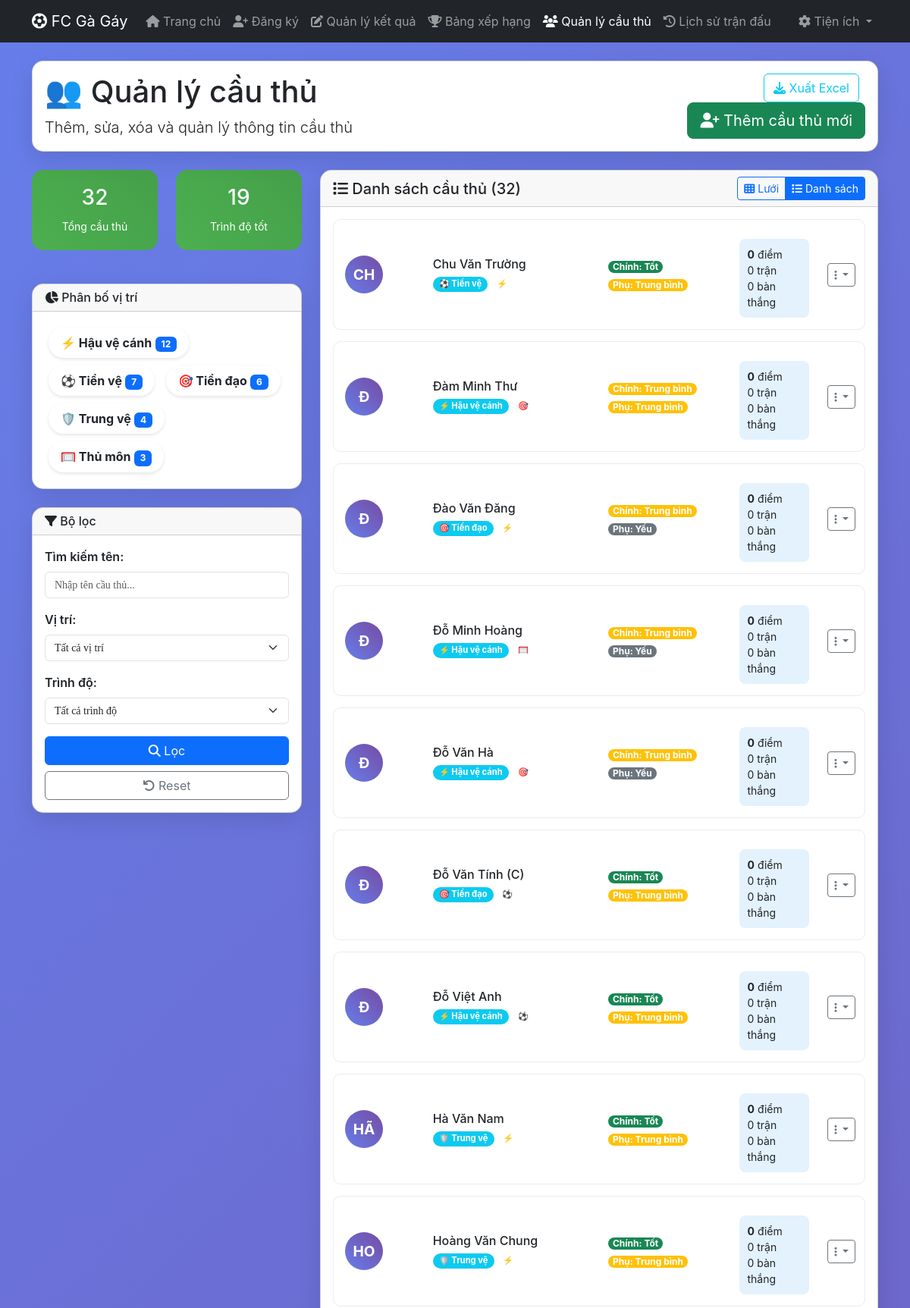
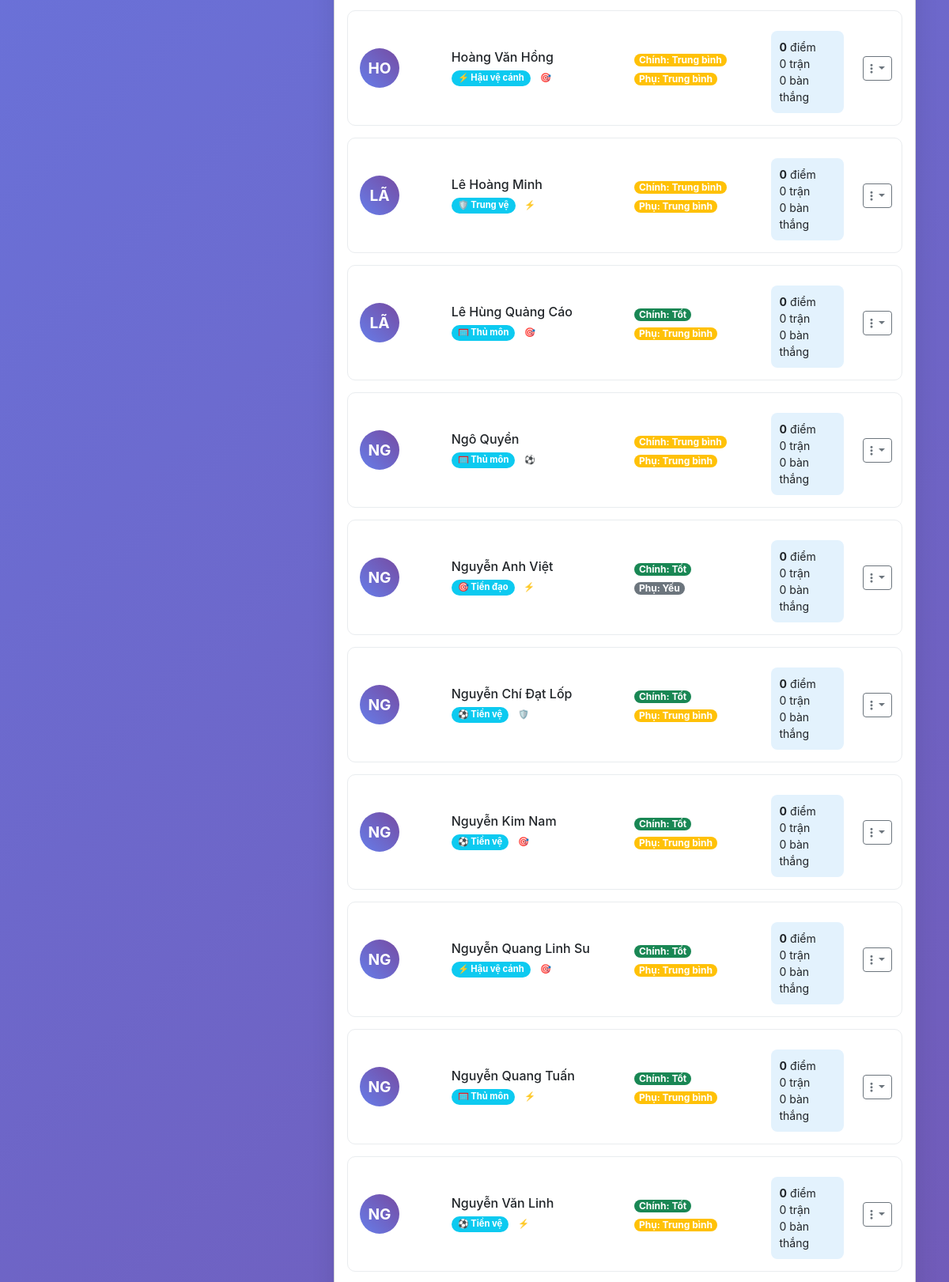
Page /players.php (upper part) on the committed database (2 pictures, top to bottom).
### tables this page shows
CREATE TABLE players (
    id INT AUTO_INCREMENT PRIMARY KEY,
    name VARCHAR(100) NOT NULL,
    main_position ENUM('Thủ môn', 'Trung vệ', 'Hậu vệ cánh', 'Tiền vệ', 'Tiền đạo') NOT NULL,
    secondary_position ENUM('Thủ môn', 'Trung vệ', 'Hậu vệ cánh', 'Tiền vệ', 'Tiền đạo'),
    main_skill ENUM('Tốt', 'Trung bình', 'Yếu') NOT NULL,
    secondary_skill ENUM('Tốt', 'Trung bình', 'Yếu'),
    total_points INT DEFAULT 0,
    total_matches INT DEFAULT 0,
    total_wins INT DEFAULT 0,
    total_goals INT DEFAULT 0,
    total_assists INT DEFAULT 0,
    created_at TIMESTAMP DEFAULT CURRENT_TIMESTAMP,
    updated_at TIMESTAMP DEFAULT CURRENT_TIMESTAMP ON UPDATE CURRENT_TIMESTAMP
);

### config.php (called while the page is built, shortened)
<?php
function formatPosition($position) {
    $positions = [
        'Thủ môn' => '🥅',
        'Trung vệ' => '🛡️',
        'Hậu vệ cánh' => '⚡',
        'Tiền vệ' => '⚽',
        'Tiền đạo' => '🎯'
    ];
    return ($positions[$position] ?? '') . ' ' . $position;
}
function formatSkill($skill) {
    $colors = [
        'Tốt' => 'success',
        'Trung bình' => 'warning',
        'Yếu' => 'secondary'
    ];
    return [
        'text' => $skill,
        'color' => $colors[$skill] ?? 'secondary'
    ];
}
?>

### players.php (the view, shortened to what this page needs)
<?php
require_once 'config.php';
$pdo = DB::getInstance();
$search = $_GET['search'] ?? '';
$whereConditions = [];
$params = [];
$whereClause = empty($whereConditions) ? '' : 'WHERE ' . implode(' AND ', $whereConditions);
$stmt = $pdo->prepare("
    SELECT * FROM players
    $whereClause
    ORDER BY name ASC
");
$stmt->execute($params);
$players = $stmt->fetchAll();
$stmt = $pdo->query("
    SELECT
        COUNT(*) as total_players,
        COUNT(CASE WHEN main_skill = 'Tốt' THEN 1 END) as good_players,
        COUNT(CASE WHEN main_skill = 'Trung bình' THEN 1 END) as average_players,
        COUNT(CASE WHEN main_skill = 'Yếu' THEN 1 END) as weak_players
    FROM players
");
$stats = $stmt->fetch();
$stmt = $pdo->query("
    SELECT main_position, COUNT(*) as count
    FROM players
    GROUP BY main_position
    ORDER BY count DESC
");
$positionStats = $stmt->fetchAll();
?>
<!DOCTYPE html>
<html lang="vi">
<head>
    <link href="https://cdn.jsdelivr.net/npm/bootstrap@5.3.0/dist/css/bootstrap.min.css" rel="stylesheet">
    <link href="https://cdnjs.cloudflare.com/ajax/libs/font-awesome/6.4.0/css/all.min.css" rel="stylesheet">
</head>
<body class="gradient-bg">
    <nav class="navbar navbar-expand-lg navbar-dark bg-dark">
        <div class="container">
            <a class="navbar-brand" href="index.php">
                <i class="fas fa-futbol"></i> FC Gà Gáy
            </a>
            <div class="collapse navbar-collapse" id="navbarNav">
                <ul class="navbar-nav me-auto">
                    <li class="nav-item">
                        <a class="nav-link" href="index.php">
                            <i class="fas fa-home"></i> Trang chủ
                        </a>
                    </li>
                    <li class="nav-item">
                        <a class="nav-link" href="register.php">
                            <i class="fas fa-user-plus"></i> Đăng ký
                        </a>
                    </li>
                    <li class="nav-item">
                        <a class="nav-link" href="match_result.php">
                            <i class="fas fa-edit"></i> Quản lý kết quả
                        </a>
                    </li>
                    <li class="nav-item">
                        <a class="nav-link" href="leaderboard.php">
                            <i class="fas fa-trophy"></i> Bảng xếp hạng
                        </a>
                    </li>
                    <li class="nav-item">
                        <a class="nav-link active" href="players.php">
                            <i class="fas fa-users"></i> Quản lý cầu thủ
                        </a>
                    </li>
                    <li class="nav-item">
                        <a class="nav-link" href="history.php">
                            <i class="fas fa-history"></i> Lịch sử trận đấu
                        </a>
                    </li>
                </ul>
                <ul class="navbar-nav">
                    <li class="nav-item dropdown">
                        <a class="nav-link dropdown-toggle" href="#" role="button" data-bs-toggle="dropdown">
                            <i class="fas fa-cog"></i> Tiện ích
                        </a>
                    </li>
                </ul>
            </div>
        </div>
    </nav>
    <div class="container py-4">
        <div class="card card-custom mb-4">
            <div class="card-body">
                <div class="row align-items-center">
                    <div class="col-md-8">
                        <h1 class="mb-2">👥 Quản lý cầu thủ</h1>
                        <p class="lead mb-0">Thêm, sửa, xóa và quản lý thông tin cầu thủ</p>
                    </div>
                    <div class="col-md-4 text-end">
                        <button type="button" class="btn btn-success btn-lg" data-bs-toggle="modal" data-bs-target="#addPlayerModal">
                            <i class="fas fa-user-plus"></i> Thêm cầu thủ mới
                        </button>
                    </div>
                </div>
            </div>
        </div>
        <div class="row">
            <div class="col-lg-4">
                <div class="row mb-4">
                    <div class="col-6">
                        <div class="stats-card">
                            <h3><?= $stats['total_players'] ?></h3>
                            <small>Tổng cầu thủ</small>
                        </div>
                    </div>
                    <div class="col-6">
                        <div class="stats-card">
                            <h3><?= $stats['good_players'] ?></h3>
                            <small>Trình độ tốt</small>
                        </div>
                    </div>
                </div>
                <div class="card card-custom mb-4">
                    <div class="card-header">
                        <h6 class="mb-0">
                            <i class="fas fa-chart-pie"></i> Phân bố vị trí
                        </h6>
                    </div>
                    <div class="card-body">
                        <?php foreach ($positionStats as $stat): ?>
                            <div class="position-stat">
                                <strong><?= formatPosition($stat['main_position']) ?></strong>
                                <span class="badge bg-primary"><?= $stat['count'] ?></span>
                            </div>
                        <?php endforeach; ?>
                    </div>
                </div>
                <div class="card card-custom">
                    <div class="card-header">
                        <h6 class="mb-0">
                            <i class="fas fa-filter"></i> Bộ lọc
                        </h6>
                    </div>
                    <div class="card-body">
                        <form method="GET" action="players.php">
                            <div class="mb-3">
                                <label class="form-label">Tìm kiếm tên:</label>
                                <input type="text" class="form-control" name="search" value="<?= htmlspecialchars($search) ?>" placeholder="Nhập tên cầu thủ...">
                            </div>
                            <div class="mb-3">
                                <label class="form-label">Vị trí:</label>
                                <select class="form-select" name="position">
                                    <option value="">Tất cả vị trí</option>
                                </select>
                            </div>
                            <div class="mb-3">
                                <label class="form-label">Trình độ:</label>
                                <select class="form-select" name="skill">
                                    <option value="">Tất cả trình độ</option>
                                </select>
                            </div>
                            <div class="d-grid gap-2">
                                <button type="submit" class="btn btn-primary">
                                    <i class="fas fa-search"></i> Lọc
                                </button>
                                <a href="players.php" class="btn btn-outline-secondary">
                                    <i class="fas fa-undo"></i> Reset
                                </a>
                            </div>
                        </form>
                    </div>
                </div>
            </div>
            <div class="col-lg-8">
                <div class="card card-custom">
                    <div class="card-header d-flex justify-content-between align-items-center">
                        <h5 class="mb-0">
                            <i class="fas fa-list"></i> Danh sách cầu thủ (<?= count($players) ?>)
                        </h5>
                        <div class="btn-group">
                            <button class="btn btn-sm btn-outline-primary" onclick="toggleView('grid')" id="gridViewBtn">
                                <i class="fas fa-th"></i> Lưới
                            </button>
                            <button class="btn btn-sm btn-outline-primary active" onclick="toggleView('list')" id="listViewBtn">
                                <i class="fas fa-list"></i> Danh sách
                            </button>
                        </div>
                    </div>
                    <div class="card-body">
                        <?php if (empty($players)): ?>
                            <div class="text-center py-5">
                                <i class="fas fa-users fa-3x text-muted mb-3"></i>
                                <h5 class="text-muted">Không tìm thấy cầu thủ nào</h5>
                                <p class="text-muted">Thử thay đổi bộ lọc hoặc thêm cầu thủ mới</p>
                            </div>
                        <?php else: ?>
                            <div id="playersList">
                                <?php foreach ($players as $player): ?>
                                    <div class="player-card">
                                        <div class="row align-items-center">
                                            <div class="col-md-2">
                                                <div class="player-avatar">
                                                    <?= strtoupper(substr($player['name'], 0, 2)) ?>
                                                </div>
                                            </div>
                                            <div class="col-md-4">
                                                <h6 class="mb-1"><?= htmlspecialchars($player['name']) ?></h6>
                                                <div class="small text-muted">
                                                    <span class="badge bg-info position-badge">
                                                        <?= formatPosition($player['main_position']) ?>
                                                    </span>
                                                    <?php if ($player['secondary_position']): ?>
                                                        <span class="badge bg-outline-info position-badge">
                                                            <?= formatPosition($player['secondary_position']) ?>
                                                        </span>
                                                    <?php endif; ?>
                                                </div>
                                            </div>
                                            <div class="col-md-3">
                                                <?php $skill = formatSkill($player['main_skill']); ?>
                                                <span class="badge bg-<?= $skill['color'] ?> skill-badge">
                                                    Chính: <?= $skill['text'] ?>
                                                </span>
                                                <?php if ($player['secondary_skill']): ?>
                                                    <?php $secSkill = formatSkill($player['secondary_skill']); ?>
                                                    <br><span class="badge bg-<?= $secSkill['color'] ?> skill-badge mt-1">
                                                        Phụ: <?= $secSkill['text'] ?>
                                                    </span>
                                                <?php endif; ?>
                                            </div>
                                            <div class="col-md-2">
                                                <div class="player-stats small">
                                                    <div><strong><?= $player['total_points'] ?></strong> điểm</div>
                                                    <div><?= $player['total_matches'] ?> trận</div>
                                                    <div><?= $player['total_goals'] ?> bàn thắng</div>
                                                </div>
                                            </div>
                                            <div class="col-md-1">
                                                <div class="dropdown">
                                                    <button class="btn btn-sm btn-outline-secondary dropdown-toggle" data-bs-toggle="dropdown">
                                                        <i class="fas fa-ellipsis-v"></i>
                                                    </button>
                                                </div>
                                            </div>
                                        </div>
                                    </div>
                                <?php endforeach; ?>
                            </div>
                        <?php endif; ?>
                    </div>
                </div>
            </div>
        </div>
    </div>
</body>
</html>

### players.php (style rules this page uses)
* { font-family: -apple-system, BlinkMacSystemFont, "Segoe UI", Roboto, "Helvetica Neue", Arial, "Noto Sans", sans-serif, "Apple Color Emoji", "Segoe UI Emoji", "Segoe UI Symbol", "Noto Color Emoji"; }
input, select, textarea { font-family: 'Times New Roman', Times, serif; !important; font-size: 14px !important; line-height: 1.5 !important; text-transform: none; }
.form-control, .form-select { font-family: 'Times New Roman', Times, serif; !important; -webkit-font-smoothing: antialiased; -moz-osx-font-smoothing: grayscale; text-transform: none; }
.gradient-bg { background: linear-gradient(135deg, #667eea 0%, #764ba2 100%); min-height: 100vh; }
.card-custom { border-radius: 15px; box-shadow: 0 10px 30px rgba(0,0,0,0.1); }
.player-card { border: 1px solid #e9ecef; border-radius: 10px; padding: 15px; margin-bottom: 15px; background: white; transition: all 0.3s ease; }
.position-badge { font-size: 0.8em; padding: 4px 8px; border-radius: 12px; }
.skill-badge { font-size: 0.75em; padding: 2px 6px; border-radius: 8px; }
.stats-card { background: linear-gradient(45deg, #4CAF50, #45a049); color: white; border-radius: 15px; padding: 20px; text-align: center; margin-bottom: 20px; }
.player-avatar { width: 50px; height: 50px; border-radius: 50%; background: linear-gradient(45deg, #667eea, #764ba2); display: flex; align-items: center; justify-content: center; color: white; font-weight: bold; font-size: 1.2em; }
.form-label { font-weight: 600; }
.player-stats { background: #e3f2fd; border-radius: 8px; padding: 10px; margin-top: 10px; }
.position-stat { display: inline-block; background: white; border-radius: 20px; padding: 8px 16px; margin: 5px; box-shadow: 0 2px 4px rgba(0,0,0,0.1); }

### rows in the picture
players: name "CH", name "Chu Văn Trường", main_position "⚽ Tiền vệ", secondary_position "⚡ Hậu vệ cánh", main_skill "Tốt", secondary_skill "Trung bình", total_points "0", total_matches "0", total_goals "0"
players: name "Đ", name "Đàm Minh Thư", main_position "⚡ Hậu vệ cánh", secondary_position "🎯 Tiền đạo", main_skill "Trung bình", secondary_skill "Trung bình", total_points "0", total_matches "0", total_goals "0"
players: name "Đ", name "Đào Văn Đăng", main_position "🎯 Tiền đạo", secondary_position "⚡ Hậu vệ cánh", main_skill "Trung bình", secondary_skill "Yếu", total_points "0", total_matches "0", total_goals "0"
players: name "Đ", name "Đỗ Minh Hoàng", main_position "⚡ Hậu vệ cánh", secondary_position "🥅 Thủ môn", main_skill "Trung bình", secondary_skill "Yếu", total_points "0", total_matches "0", total_goals "0"
players: name "Đ", name "Đỗ Văn Hà", main_position "⚡ Hậu vệ cánh", secondary_position "🎯 Tiền đạo", main_skill "Trung bình", secondary_skill "Yếu", total_points "0", total_matches "0", total_goals "0"
players: name "Đ", name "Đỗ Văn Tính (C)", main_position "🎯 Tiền đạo", secondary_position "⚽ Tiền vệ", main_skill "Tốt", secondary_skill "Trung bình", total_points "0", total_matches "0", total_goals "0"
players: name "Đ", name "Đỗ Việt Anh", main_position "⚡ Hậu vệ cánh", secondary_position "⚽ Tiền vệ", main_skill "Tốt", secondary_skill "Trung bình", total_points "0", total_matches "0", total_goals "0"
players: name "HÃ", name "Hà Văn Nam", main_position "🛡️ Trung vệ", secondary_position "⚡ Hậu vệ cánh", main_skill "Tốt", secondary_skill "Trung bình", total_points "0", total_matches "0", total_goals "0"
players: name "HO", name "Hoàng Văn Chung", main_position "🛡️ Trung vệ", secondary_position "⚡ Hậu vệ cánh", main_skill "Tốt", secondary_skill "Trung bình", total_points "0", total_matches "0", total_goals "0"
players: name "HO", name "Hoàng Văn Hồng", main_position "⚡ Hậu vệ cánh", secondary_position "🎯 Tiền đạo", main_skill "Trung bình", secondary_skill "Trung bình", total_points "0", total_matches "0", total_goals "0"
players: name "LÃ", name "Lê Hoàng Minh", main_position "🛡️ Trung vệ", secondary_position "⚡ Hậu vệ cánh", main_skill "Trung bình", secondary_skill "Trung bình", total_points "0", total_matches "0", total_goals "0"
players: name "LÃ", name "Lê Hùng Quảng Cáo", main_position "🥅 Thủ môn", secondary_position "🎯 Tiền đạo", main_skill "Tốt", secondary_skill "Trung bình", total_points "0", total_matches "0", total_goals "0"
players: name "NG", name "Ngô Quyền", main_position "🥅 Thủ môn", secondary_position "⚽ Tiền vệ", main_skill "Trung bình", secondary_skill "Trung bình", total_points "0", total_matches "0", total_goals "0"
players: name "NG", name "Nguyễn Anh Việt", main_position "🎯 Tiền đạo", secondary_position "⚡ Hậu vệ cánh", main_skill "Tốt", secondary_skill "Yếu", total_points "0", total_matches "0", total_goals "0"
players: name "NG", name "Nguyễn Chí Đạt Lốp", main_position "⚽ Tiền vệ", secondary_position "🛡️ Trung vệ", main_skill "Tốt", secondary_skill "Trung bình", total_points "0", total_matches "0", total_goals "0"
players: name "NG", name "Nguyễn Kim Nam", main_position "⚽ Tiền vệ", secondary_position "🎯 Tiền đạo", main_skill "Tốt", secondary_skill "Trung bình", total_points "0", total_matches "0", total_goals "0"
players: name "NG", name "Nguyễn Quang Linh Su", main_position "⚡ Hậu vệ cánh", secondary_position "🎯 Tiền đạo", main_skill "Tốt", secondary_skill "Trung bình", total_points "0", total_matches "0", total_goals "0"
players: name "NG", name "Nguyễn Quang Tuấn", main_position "🥅 Thủ môn", secondary_position "⚡ Hậu vệ cánh", main_skill "Tốt", secondary_skill "Trung bình", total_points "0", total_matches "0", total_goals "0"
players: name "NG", name "Nguyễn Văn Linh", main_position "⚽ Tiền vệ", secondary_position "⚡ Hậu vệ cánh", main_skill "Tốt", secondary_skill "Trung bình", total_points "0", total_matches "0", total_goals "0"

### other values in the picture
$stats['total_players'] "32"
$stats['good_players'] "19"
formatPosition($stat['main_position']) "⚡ Hậu vệ cánh"
$stat['count'] "12"
formatPosition($stat['main_position']) "⚽ Tiền vệ"
$stat['count'] "7"
formatPosition($stat['main_position']) "🎯 Tiền đạo"
$stat['count'] "6"
formatPosition($stat['main_position']) "🛡️ Trung vệ"
$stat['count'] "4"
formatPosition($stat['main_position']) "🥅 Thủ môn"
$stat['count'] "3"
count($players) "32"
